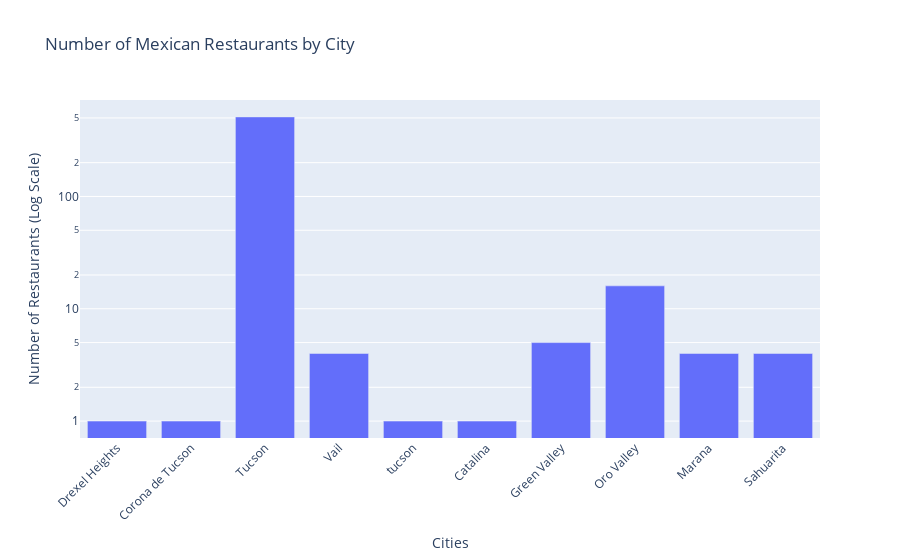

Source (notebook cell):
### Code cell
import plotly.graph_objects as go

# Original data
cities = ["Drexel Heights","Corona de Tucson","Tucson","Vail","tucson","Catalina","Green Valley","Oro Valley","Marana","Sahuarita"]
counts = [1, 1, 511, 4, 1, 1, 5, 16, 4, 4]

# Create the bar graph with logarithmic scale
fig = go.Figure(data=[go.Bar(x=cities, y=counts)])

# Customize layout
fig.update_layout(
    title="Number of Mexican Restaurants by City",
    xaxis_title="Cities",
    yaxis_title="Number of Mexican Restaurants (Log Scale)",
    xaxis_tickangle=-45,
    yaxis=dict(type="log", title="Number of Restaurants (Log Scale)")
)

# Show the graph
fig.show()

### Figure 1 — Plotly figure (JSON) as saved in the notebook; plotly's stock layout.template omitted (floating-point values rounded to 4 significant figures)
{"data": [{"type": "bar", "x": ["Drexel Heights", "Corona de Tucson", "Tucson", "Vail", "tucson", "Catalina", "Green Valley", "Oro Valley", "Marana", "Sahuarita"], "y": [1, 1, 511, 4, 1, 1, 5, 16, 4, 4]}], "layout": {"title": {"text": "Number of Mexican Restaurants by City"}, "xaxis": {"tickangle": -45, "title": {"text": "Cities"}}, "yaxis": {"title": {"text": "Number of Restaurants (Log Scale)"}, "type": "log"}}}
